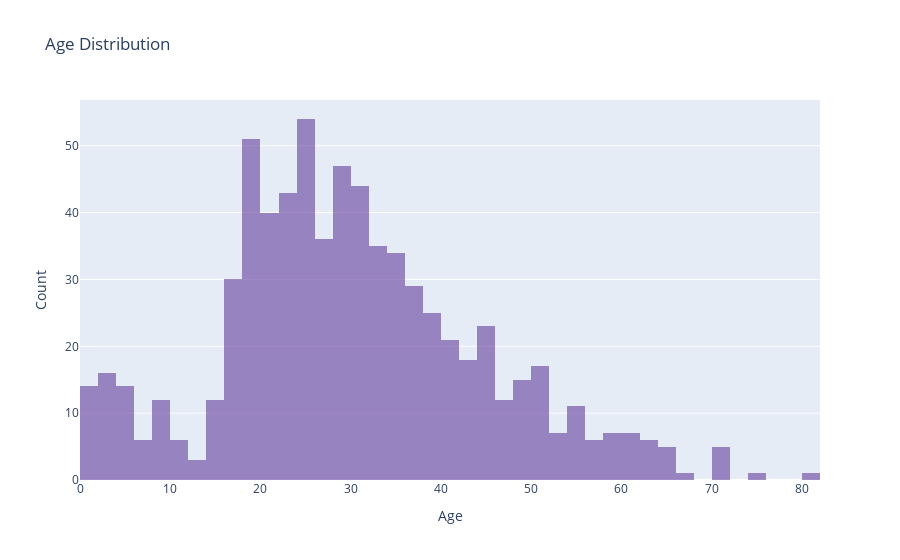

Notebook source saved alongside this figure:
### Markdown cell above
1. Show the age distribution in the data using a histogram.

### Code cell
age_df = titanic_df['Age']

trace1 = go.Histogram(
    x=age_df,
    opacity=0.75,
    name = "Age",
    marker=dict(color='rgba(99, 62, 156, 0.8)'))

data = [trace1]
layout = go.Layout(barmode='overlay',
                   title='Age Distribution',
                   xaxis=dict(title='Age'),
                   yaxis=dict( title='Count'),
)
fig = go.Figure(data=data, layout=layout)

fig.show()

### Figure 1 — Plotly figure (JSON) as saved in the notebook; plotly's stock layout.template omitted (floating-point values rounded to 4 significant figures; data arrays with more than 128 entries replaced by an {"elided": "..."} marker saying what was removed)
{"data": [{"marker": {"color": "rgba(99, 62, 156, 0.8)"}, "name": "Age", "opacity": 0.75, "type": "histogram", "x": {"elided": "891 float values"}}], "layout": {"barmode": "overlay", "title": {"text": "Age Distribution"}, "xaxis": {"title": {"text": "Age"}}, "yaxis": {"title": {"text": "Count"}}}}
